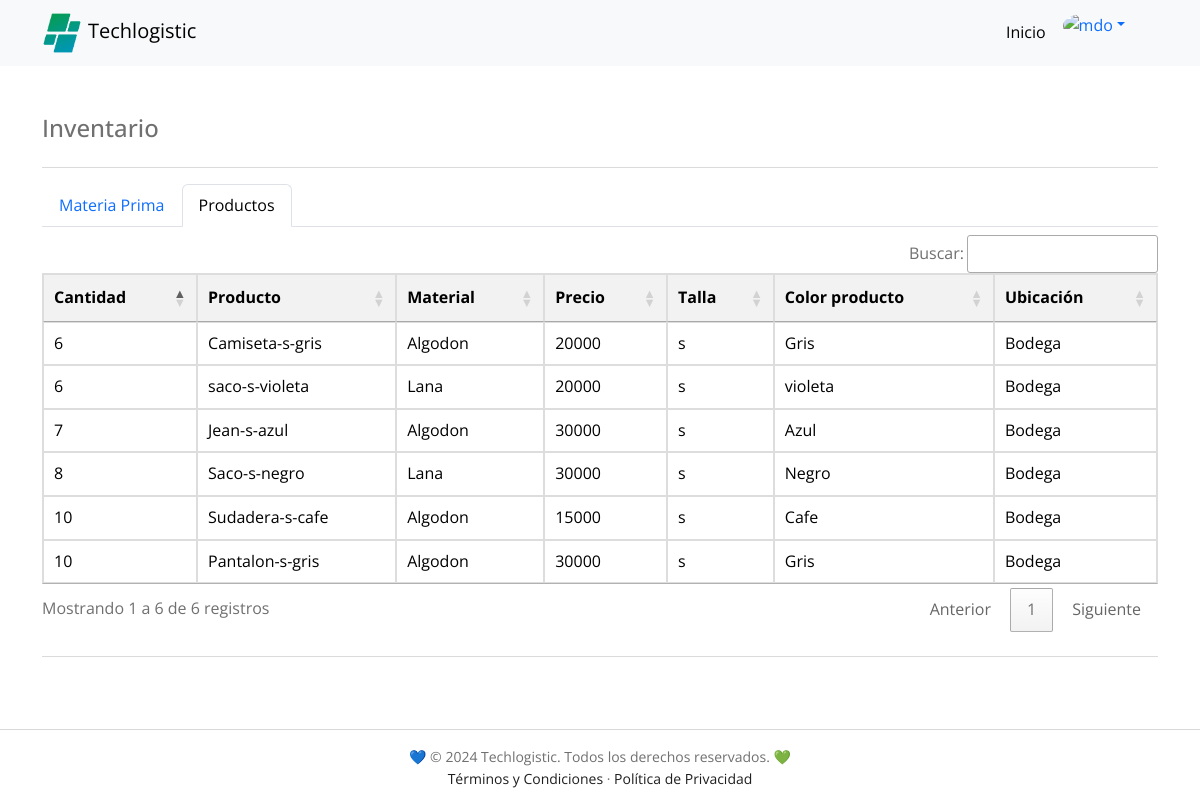
The app's page /dashboard/inventario/inventario-producto.php (signed in) with its own data.
### tables this page shows
CREATE TABLE `producto` (
  `codigo_producto` int NOT NULL AUTO_INCREMENT,
  `id_funcionario` int NOT NULL,
  `cantidad` int NOT NULL,
  `nombre_producto` varchar(60) NOT NULL,
  `material` varchar(60) NOT NULL,
  `precio` float NOT NULL,
  `talla` varchar(50) NOT NULL,
  `color_producto` varchar(20) NOT NULL,
  `ubicacion` varchar(20) NOT NULL,
  PRIMARY KEY (`codigo_producto`),
  KEY `id_funcionario` (`id_funcionario`),
  CONSTRAINT `producto_ibfk_1` FOREIGN KEY (`id_funcionario`) REFERENCES `funcionario` (`id_funcionario`)
);

### dashboard/inventario/inventario-producto.php (the view, shortened to what this page needs)
<?php
include_once "../../PHP/conexion_a_la_DB.php";
$sql = "SELECT cantidad, nombre_producto, material, precio, talla, color_producto, ubicacion FROM producto;";
$datos = $conexion->query($sql);
?>
<!DOCTYPE html>
<html lang="es">
<head>
  <link href='https://unpkg.com/boxicons@2.0.7/css/boxicons.min.css' rel='stylesheet'>
  <link href="https://cdn.jsdelivr.net/npm/bootstrap@5.3.0/dist/css/bootstrap.min.css" rel="stylesheet"
>
  <link rel="stylesheet" href="../../HTML/styles/techlogistic.css">
  <link rel="stylesheet" type="text/css" href="https://cdn.datatables.net/1.11.5/css/jquery.dataTables.css">
  <link rel="stylesheet" type="text/css" href="https://cdn.datatables.net/buttons/2.0.1/css/buttons.dataTables.min.css">
</head>
<body>
  <nav class="navbar navbar-expand-lg bg-body-tertiary">
    <div class="container">
      <a href="../../PHP/indexdash.php" class="navbar-brand" title="Techlogistic"><img src="../../images/favicon.png"
          alt="Logo Techlogistic" class="navigation__image">Techlogistic</a>
      <div class="collapse navbar-collapse" id="navbarNavDropdown">
        <ul class="navbar-nav ms-auto me-4 mb-2 mb-lg-0">
          <li class="nav-item">
            <a class="nav-link active" aria-current="page" href="../../PHP/indexdash.php">Inicio</a>
          </li>
          <li class="nav-item dropdown">
            <div class="dropdown" role="group">
              <a class="dropdown-toggle dropdown-toggle-split" data-bs-toggle="dropdown" aria-expanded="false">
                <img src="https://higinnamora.github.io/techlogistic/images/profile/profile.png" alt="mdo"
                  class="rounded-circle" width="38" height="38" />
              </a>
          </li>
        </ul>
      </div>
    </div>
  </nav>
  <main class="container my-5 h-100">
    <div class="d-flex flex-column flex-md-row justify-content-between gap-2">
      <h4 class="text-md-start text-left">Inventario</h4>
    </div>
    <hr>
    <ul class="nav nav-tabs mb-2">
      <li class="nav-item">
        <a class="nav-link" aria-current="page" href="indexinventario.php">Materia Prima</a>
      </li>
      <li class="nav-item">
        <a class="nav-link active" aria-current="page" href="inventario-producto.php">Productos</a>
      </li>
    </ul>
    <div class="table-responsive">
      <table id="productos" style="color: black;" class="">
        <thead>
          <tr>
            <th scope="col">Cantidad</th>
            <th scope="col">Producto</th>
            <th scope="col">Material</th>
            <th scope="col">Precio</th>
            <th scope="col">Talla</th>
            <th scope="col">Color producto</th>
            <th scope="col">Ubicación</th>
          </tr>
        </thead>
        <tbody>
          <?php
          foreach ($datos as $fila) {
            echo "<tr>";
            foreach ($fila as $valor) {
              echo "<td>$valor</td>";
            }
            echo "</tr>";
          }
          ?>
        </tbody>
      </table>
    </div>
    <hr class="my-4" />
  </main>
  <footer>
    <div class="copyright">
      <div class="bd-container">
        <p>💙 © 2024 Techlogistic. Todos los derechos reservados. 💚</p>
        <p><a href="../../HTML/terminos-y-condiciones.html">Términos y Condiciones</a> · <a
            href="../../HTML/politica-de-privacidad.html">Política de Privacidad</a></p>
      </div>
    </div>
  </footer>
</body>
</html>

### HTML/styles/techlogistic.css (style rules this page uses)
:root { --header-height: 3rem; --header-height-desktop: 70px; --first-color: #017260; --first-color-alt: #167C38; --secondary-color: #0097b2; --title-color: #393939; --text-color: #707070; --text-color-light: #A6A6A6; --body-color: #FFFFFF; --container-color: #FFFFFF; --black-color-001: #1E1E1E; --gray-color-001: #D9D9D9; --text-color-001: #242B55; --text-color-002: #fafafa; --text-color-white: #ffffff; --body-font: 'Open Sans', sans-serif; --biggest-font-size: 2.25rem; --h1-font-size: 1.5rem; --h2-font-size: 1.25rem; --h3-font-size: 1rem; --normal-font-size: .938rem; --small-font-size: .813rem; --smaller-font-size: .75rem; --font-medium: 500; --font-semi-bold: 600; --m-1: .5rem; --m-2: 1rem; --m-3: 1.5rem; --m-4: 2rem; --m-5: 2.5rem; --m-6: 3rem; --z-tooltip: 10; --z-fixed: 100; }
@media screen and (min-width: 768px) { :root { --biggest-font-size: 4rem; --h1-font-size: 2.25rem; --h2-font-size: 1.5rem; --h3-font-size: 1.25rem; --normal-font-size: 1rem; --small-font-size: .875rem; --smaller-font-size: .813rem; } }
*,::before,::after { box-sizing: border-box; }
html { height: 100%; }
html, body { scroll-behavior: smooth; }
body { background-color: var(--body-color); color: var(--text-color); display: flex; flex-direction: column; font-family: var(--body-font); font-size: var(--normal-font-size); line-height: 1.6; margin: var(--header-height) 0 0 0; width: 100%; }
h1, h2, h3, p, ul { margin: 0; }
a { text-decoration: none; }
img { height: auto; max-width: 100%; }
.mb-2 { margin-bottom: var(--m-2); }
.bd-container { margin-left: var(--m-2); margin-right: var(--m-2); max-width: 960px; width: calc(100% - 2rem); }
.navigation__image { width: 40px; margin-right: 6px; }
.copyright { text-align: center; padding: 16px 0; border-top: 1px solid var(--gray-color-001); margin-top: auto; }
.copyright p { font-size: 14px; color: var(--text-color); }
.copyright p a { color: var(--black-color-001); }
@media screen and (min-width: 768px) { body { margin: 0; } }
@media screen and (min-width: 992px) { .bd-container { margin-left: auto; margin-right: auto; } }
table { width: 100%; border-collapse: collapse; margin-top: 20px; }
table, th, td { border: 1px solid #ddd; }
th, td { padding: 12px; text-align: left; }
th { background-color: #f2f2f2; }
tr:nth-child(even) { background-color: #f9f9f9; }

### records on screen
producto: cantidad "6", nombre_producto "Camiseta-s-gris", material "Algodon", precio "20000", talla "s", color_producto "Gris", ubicacion "Bodega"
producto: cantidad "8", nombre_producto "Saco-s-negro", material "Lana", precio "30000", talla "s", color_producto "Negro", ubicacion "Bodega"
producto: cantidad "10", nombre_producto "Sudadera-s-cafe", material "Algodon", precio "15000", talla "s", color_producto "Cafe", ubicacion "Bodega"
producto: cantidad "7", nombre_producto "Jean-s-azul", material "Algodon", precio "30000", talla "s", color_producto "Azul", ubicacion "Bodega"
producto: cantidad "10", nombre_producto "Pantalon-s-gris", material "Algodon", precio "30000", talla "s", color_producto "Gris", ubicacion "Bodega"
producto: cantidad "6", nombre_producto "saco-s-violeta", material "Lana", precio "20000", talla "s", color_producto "violeta", ubicacion "Bodega"
